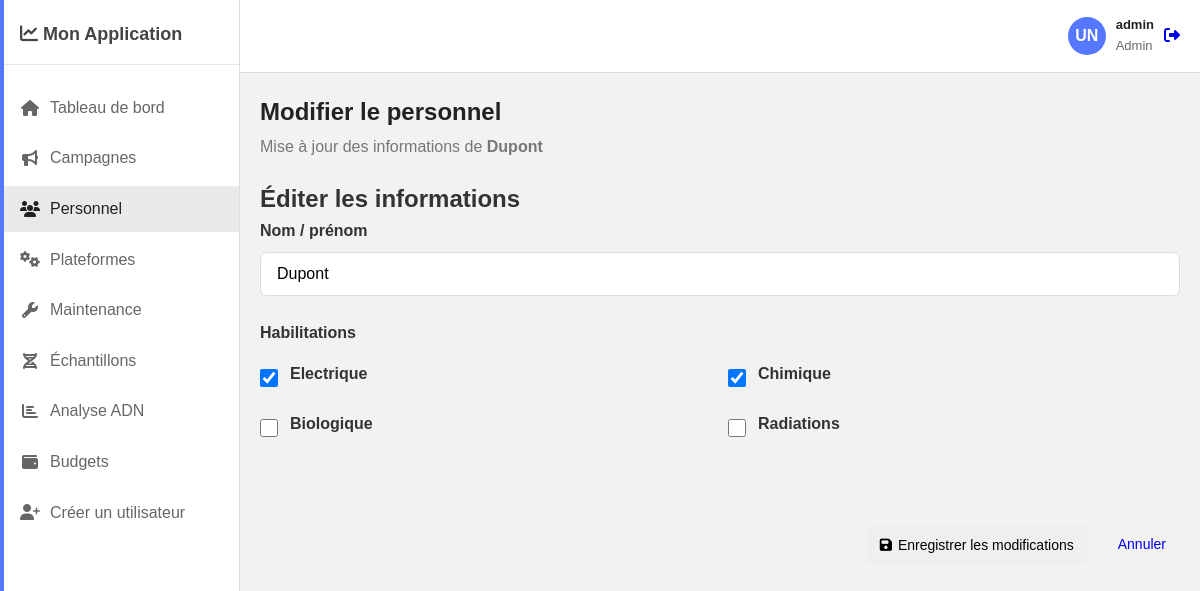
The app's page /edit_personnel/1 (signed in) with its own data.
### monApp/models.py (models this page shows, shortened)
class User(db.Model, UserMixin):
    id = db.Column(db.Integer, primary_key=True)
    username = db.Column(db.String(80), unique=True, nullable=False)
    password = db.Column(db.String(256), nullable=False)
    role = db.Column(db.Enum(UserRole),
                     nullable=False,
                     default=UserRole.CHERCHEUR)

class Personnel(db.Model):
    __tablename__ = 'PERSONNEL'
    idPers = db.Column(db.Integer, primary_key=True)
    nom = db.Column(db.String(100))
    habilitations = db.relationship('Habilitation',
                                    secondary=possede,
                                    backref=db.backref('personnel', lazy=True))
    campagnes = db.relationship('Campagne',
                                secondary=implique,
                                backref=db.backref('personnel_implique',
                                                   lazy=True))
    echantillons = db.relationship('Echantillon',
                                   secondary=participe,
                                   backref=db.backref('personnel_participant',
                                                      lazy=True))

class Habilitation(db.Model):
    __tablename__ = 'HABILITATION'
    idHab = db.Column(db.Integer, primary_key=True)
    nomHab = db.Column(db.String(50), unique=True)

### monApp/views.py (the view, shortened to what this page needs)
@app.route('/edit_personnel/<int:personnel_id>', methods=['GET', 'POST'])
@login_required
@role_required(UserRole.ADMIN)
def edit_personnel(personnel_id):
    personne = Personnel.query.get_or_404(personnel_id)
    all_habilitations = Habilitation.query.all()
    personnel_hab_ids = {hab.idHab for hab in personne.habilitations}
    return render_template('edit_personnel.html',
                           personnel=personne,
                           all_habilitations=all_habilitations,
                           personnel_hab_ids=personnel_hab_ids)

### monApp/views.py (called while the page is built)
def role_required(*roles):
    def wrapper(fn):
        @wraps(fn)
        def decorated_view(*args, **kwargs):
            if not current_user.is_authenticated or current_user.role not in roles:
                abort(403)
            return fn(*args, **kwargs)
        return decorated_view
    return wrapper

@login_manager.user_loader
def load_user(user_id):
    return User.query.get(int(user_id))

### monApp/templates/edit_personnel.html (shortened to what this page needs)
{% extends "base.html" %}
{% block extra_css %}
<link rel="stylesheet" href="{{ url_for('static', filename='css/form-style.css') }}">
{% endblock %}
{% block content %}
<div class="page-title">
    <h1>Modifier le personnel</h1>
    <p>Mise à jour des informations de <strong>{{ personnel.nom }}</strong></p>
</div>
<div class="card form-card">
    <div class="card-header">
        <h2 class="card-title">Éditer les informations</h2>
    </div>
    <form method="POST" action="{{ url_for('edit_personnel', personnel_id=personnel.idPers) }}">
        <div class="form-group">
            <label for="nom">Nom / prénom</label>
            <input type="text" id="nom" name="nom" value="{{ personnel.nom }}" required>
        </div>
        <div class="form-group">
            <label>Habilitations</label>
            <div class="checkbox-grid" style="grid-template-columns: 1fr 1fr;">
                {% for hab in all_habilitations %}
                    <div class="checkbox-item">
                        <input type="checkbox" id="hab-{{ hab.idHab }}" name="habilitation" value="{{ hab.idHab }}" {% if hab.idHab in personnel_hab_ids %}checked{% endif %}>
                        <label for="hab-{{ hab.idHab }}">{{ hab.nomHab }}</label>
                    </div>
                {% endfor %}
            </div>
        </div>
        <div class="form-actions">
            <button type="submit" class="btn btn-success">
                <i class="fas fa-save"></i> Enregistrer les modifications
            </button>
            <a href="{{ url_for('personnel') }}" class="btn btn-secondary">Annuler</a>
        </div>
    </form>
</div>
{% endblock %}

### monApp/templates/base.html (shortened to what this page needs)
<!DOCTYPE html>
<html lang="fr">
<head>
    <link rel="stylesheet" href="https://cdnjs.cloudflare.com/ajax/libs/font-awesome/6.4.0/css/all.min.css">
    <link rel="stylesheet" href="{{ url_for('static', filename='../static/css/base.css') }}">
    {% block extra_css %}{% endblock %}
</head>
<body>
    <aside class="sidebar">
        <div class="sidebar-header">
            <h2><i class="fas fa-chart-line"></i> Mon Application</h2>
        </div>
        <nav>
            <ul class="sidebar-menu">
                <li><a href="{{ url_for('tableau_de_bord') }}" class="{{ 'active' if 'tableau_de_bord' in request.endpoint else '' }}"><i class="fas fa-home"></i> Tableau de bord</a></li>
                {% if current_user.role.value in ['chercheur', 'admin'] %}
                    <li><a href="{{ url_for('campagnes') }}" class="{{ 'active' if 'campagnes' in request.endpoint else '' }}"><i class="fas fa-bullhorn"></i> Campagnes</a></li>
                {% endif %}
                {% if current_user.role.value == 'admin' %}
                    <li><a href="{{ url_for('personnel') }}" class="{{ 'active' if 'personnel' in request.endpoint else '' }}"><i class="fas fa-users"></i> Personnel</a></li>
                {% endif %}
                {% if current_user.role.value in ['admin', 'technique'] %}
                    <li><a href="{{ url_for('plateforme') }}" class="{{ 'active' if 'plateforme' in request.endpoint else '' }}"><i class="fas fa-cogs"></i> Plateformes</a></li>
                    <li><a href="{{ url_for('maintenance') }}" class="{{ 'active' if 'maintenance' in request.endpoint else '' }}"><i class="fas fa-wrench"></i> Maintenance</a></li>
                {% endif %}
                {% if current_user.role.value in ['chercheur', 'admin'] %}
                    <li><a href="{{ url_for('sequences_adn') }}" class="{{ 'active' if 'sequences_adn' in request.endpoint else '' }}"><i class="fas fa-dna"></i> Échantillons</a></li>
                    <li><a href="{{ url_for('analyse') }}" class="{{ 'active' if 'analyse' in request.endpoint else '' }}"><i class="fas fa-chart-bar"></i> Analyse ADN</a></li>
                {% endif %}
                {% if current_user.role.value in ['direction', 'admin'] %}
                    <li><a href="{{ url_for('budget') }}" class="{{ 'active' if 'budget' in request.endpoint else '' }}"><i class="fas fa-wallet"></i> Budgets</a></li>
                {% endif %}
                {% if current_user.role.value in ['direction', 'admin'] %}
                    <li><a href="{{ url_for('creer_compte') }}" class="{{ 'active' if 'creer_compte' in request.endpoint else '' }}"><i class="fas fa-user-plus"></i> Créer un utilisateur</a></li>
                {% endif %}
            </ul>
        </nav>
    </aside>
    <main class="main-content">
        <header class="header">
            <div class="user-info">
                <div class="user-avatar">UN</div>
                <div class="user-details">
                    <span class="user-name">{{ current_user.username }}</span>
                    <span class="user-role">{{ current_user.role.value|capitalize }}</span>
                </div>
                <a href="{{ url_for('logout') }}" class="btn-logout" title="Déconnexion">
                    <i class="fas fa-sign-out-alt"></i>
                </a>
            </div>
        </header>
        <div class="container">
            {% block content %}{% endblock %}
        </div>
    </main>
</body>
</html>

### monApp/static/css/base.css (style rules this page uses)
* { margin: 0; padding: 0; box-sizing: border-box; }
body { font-family: Arial, sans-serif; background: #f2f2f2; color: #333; line-height: 1.6; min-height: 100vh; }
.sidebar { position: fixed; left: 0; top: 0; width: 240px; height: 100vh; background: #ffffff; border-right: 1px solid #ddd; padding: 20px 0; transition: transform 0.3s ease; }
.sidebar-header { padding: 0 20px 15px; border-bottom: 1px solid #e6e6e6; }
.sidebar-header h2 { font-size: 18px; font-weight: 700; color: #444; }
.sidebar-menu { list-style: none; padding: 15px 0; }
.sidebar-menu li { margin: 5px 0; }
.sidebar-menu a { display: flex; align-items: center; padding: 10px 20px; text-decoration: none; color: #666; transition: background 0.2s; }
.sidebar-menu a:hover, .sidebar-menu a.active { background: #e9e9e9; color: #222; }
.sidebar-menu a.active::before { content: ""; position: absolute; left: 0; width: 4px; top: 0; bottom: 0; background: #5677ff; }
.sidebar-menu i { margin-right: 10px; width: 20px; text-align: center; }
.main-content { margin-left: 240px; min-height: 100vh; }
.header { background: #ffffff; border-bottom: 1px solid #ddd; padding: 15px 20px; display: flex; justify-content: space-between; align-items: center; position: sticky; top: 0; }
.user-info { display: flex; align-items: center; gap: 10px; }
.user-avatar { width: 38px; height: 38px; border-radius: 50%; background: #5677ff; color: white; display: flex; align-items: center; justify-content: center; font-weight: 700; }
.user-details span { display: block; font-size: 13px; }
.user-name { font-weight: 600; color: #222; }
.user-role { color: #666; }
.container { padding: 20px; }
.page-title { margin-bottom: 20px; }
.page-title h1 { font-size: 24px; margin-bottom: 3px; color: #222; }
.page-title p { color: #777; }
.btn { padding: 8px 14px; border-radius: 4px; outline: none; border: none; cursor: pointer; display: inline-flex; align-items: center; gap: 6px; text-decoration: none; font-size: 14px; }

### monApp/static/css/form-style.css (style rules this page uses)
.form-card form { display: flex; flex-direction: column; }
.form-group { margin-bottom: 1.5rem; }
.form-group label { display: block; font-weight: 600; margin-bottom: 0.5rem; color: #333; }
.form-group input[type="text"], .form-group input[type="date"], .form-group input[type="number"], .form-group textarea, .form-group select { width: 100%; padding: 0.75rem 1rem; border: 1px solid #ddd; border-radius: 6px; font-size: 1rem; transition: border-color 0.2s, box-shadow 0.2s; box-sizing: border-box; }
.checkbox-grid { display: grid; grid-template-columns: repeat(auto-fill, minmax(200px, 1fr)); gap: 1rem; padding-top: 0.5rem; }
.checkbox-item { display: flex; align-items: center; }
.checkbox-item input[type="checkbox"] { margin-right: 0.75rem; width: 18px; height: 18px; }
.form-actions { display: flex; gap: 1rem; justify-content: flex-end; margin-top: 2rem; border-top: 1px solid #eee; padding-top: 1.5rem; }

### records on screen
User: username "admin", role.value "Admin"
Personnel: nom "Dupont"
Habilitation: idHab "☑", nomHab "Electrique"
Habilitation: idHab "☑", nomHab "Chimique"
Habilitation: nomHab "Biologique"
Habilitation: nomHab "Radiations"
